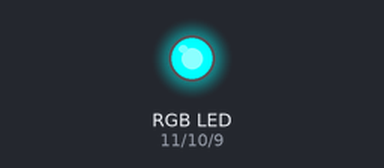
This sketch was run on a simulated Arduino Leonardo, built with avr-gcc and run on an emulated ATmega32U4. Shown: an RGB LED mixed from three pins (HIGH = lit).

Above: at 0.06 s.
At 3.9 s:
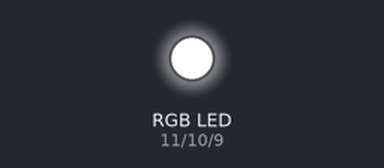
Timing chart, 0 to 6.9 s (numbered marks = the images above):
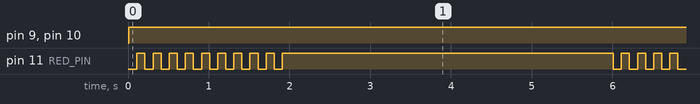

Measured:
- by itself, pin 9 (BLUE_PIN), pin 10 (GREEN_PIN): LOW → HIGH at 0.01 s
- by itself, pin 11 (RED_PIN): repeats every 6.0 s: 8 × (LOW 0.10 s, HIGH 0.10 s), LOW 0.10 s, HIGH 4.1 s, LOW 0.10 s, HIGH 0.10 s
- by itself, everything shown: repeats every 6.0 s, in 20 steps

The sketch:

Blinking.ino
```cpp
/*
reference
 http://www1.cpshs.hcc.edu.tw/cparduino/Arduino%20examples%20V2/ReadASCIIString.htm
 http://forum.arduino.cc/index.php?topic=22413.0
 */
//changing this code to reflect anode instead of cathode as in before

// First we'll define the pins by name to make the sketch
// easier to follow.

// Here's a new trick: putting the word "const" in front of a
// variable indicates that this is a "constant" value that will
// never change. (You don't have to do this, but if you do, the
// Arduino will give you a friendly warning if you accidentally
// try to change the value, so it's considered good form.)

const int RED_PIN = 11;
const int GREEN_PIN = 10;
const int BLUE_PIN = 9;

// This variable controls how fast we loop through the colors.
// (Try changing this to make the fading faster or slower.)
int DISPLAY_TIME = 100;  // In milliseconds


void setup()
{
  // Here we'll configure the Arduino pins we're using to
  // drive the LED to be outputs:

  pinMode(RED_PIN, OUTPUT);
  pinMode(GREEN_PIN, OUTPUT);
  pinMode(BLUE_PIN, OUTPUT);
  Serial.begin(9600);
  while (!Serial) // Wait untilSerial is ready - Leonardo
    Serial.println("Enter 0 or 1 for regular operation, else it's in lost mode!");
}


void loop()
{
  /*
  char mode = '2';
  // In this sketch, we'll start writing our own functions.
  // This makes the sketch easier to follow by dividing up
  // the sketch into sections, and not having everything in
  // setup() or loop().
  if (Serial.available())
  {
    mode = Serial.read();
    if (mode == '0')
      normalPattern();
    else if (mode == '1')
      blinkingPattern();
    else
      stolenPattern();
  }
  */
      //normalPattern();
      //blinkingPattern();
      stolenPattern();

}

void normalPattern()
{

  digitalWrite(RED_PIN, HIGH);
  digitalWrite(GREEN_PIN, HIGH);
  digitalWrite(BLUE_PIN, LOW);

  delay(DISPLAY_TIME);

}

void blinkingPattern()
{

  digitalWrite(RED_PIN, LOW);
  digitalWrite(GREEN_PIN, HIGH);
  digitalWrite(BLUE_PIN, LOW);

  delay(DISPLAY_TIME);

  // Off (all LEDs off):
  digitalWrite(RED_PIN, HIGH);
  digitalWrite(GREEN_PIN, HIGH);
  digitalWrite(BLUE_PIN, HIGH);

  delay(DISPLAY_TIME);
}

void stolenPattern()
{

  int check = 0;

  //total time in while loop
  //10*DISPLAY_TIME*2
  while (check < 10){
    // Red (turn just the red LED on):
    digitalWrite(RED_PIN, LOW);
    digitalWrite(GREEN_PIN, HIGH);
    digitalWrite(BLUE_PIN, HIGH);

    delay(DISPLAY_TIME);

    // Off (all LEDs off):
    digitalWrite(RED_PIN, HIGH);
    digitalWrite(GREEN_PIN, HIGH);
    digitalWrite(BLUE_PIN, HIGH);

    delay(DISPLAY_TIME);

    check++;
  }

  // Off (all LEDs off):
  digitalWrite(RED_PIN, HIGH);
  digitalWrite(GREEN_PIN, HIGH);
  digitalWrite(BLUE_PIN, HIGH);

  //turn off blinking for 4 seconds
  delay(4000);
}


// Below are two more functions we've written,
// showSpectrum() and showRGB().

// showRGB() displays a single color on the RGB LED.
// You call showRGB() with the number of a color you want
// to display.

// showSpectrum() steps through all the colors of the RGB LED,
// displaying a rainbow. showSpectrum() actually calls showRGB()
// over and over to do this.

// We'll often break tasks down into individual functions like
// this, which makes your sketches easier to follow, and once
// you have a handy function, you can reuse it in your other
// programs.


// showSpectrum()

// This function steps through all the colors of the RGB LED.
// It does this by stepping a variable from 0 to 768 (the total
// number of colors), and repeatedly calling showRGB() to display
// the individual colors.

// In this function, we're using a "for() loop" to step a variable
// from one value to another, and perform a set of instructions
// for each step. For() loops are a very handy way to get numbers
// to count up or down.

// Every for() loop has three statements separated by semicolons:

//   1. Something to do before starting

//   2. A test to perform; as long as it's true,
//      it will keep looping

//   3. Something to do after each loop (usually
//      increase a variable)

// For the for() loop below, these are the three statements:

//   1. x = 0;     Before starting, make x = 0.

//   2. x < 768;   While x is less than 768, run the
//                 following code.

//   3. x++        Putting "++" after a variable means
//                 "add one to it". (You can also use "x = x + 1")

// Every time you go through the loop, the statements following
// the loop (those within the brackets) will run.

// And when the test in statement 2 is finally false, the sketch
// will continue.


void showSpectrum()
{
  int x;  // define an integer variable called "x"

  // Now we'll use a for() loop to make x count from 0 to 767
  // (Note that there's no semicolon after this line!
  // That's because the for() loop will repeat the next
  // "statement", which in this case is everything within
  // the following brackets {} )

  for (x = 0; x < 768; x++)

    // Each time we loop (with a new value of x), do the following:

  {
    showRGB(x);  // Call RGBspectrum() with our new x
    delay(10);   // Delay for 10 ms (1/100th of a second)
  }
}


// showRGB()

// This function translates a number between 0 and 767 into a
// specific color on the RGB LED. If you have this number count
// through the whole range (0 to 767), the LED will smoothly
// change color through the entire spectrum.

// The "base" numbers are:
// 0   = pure red
// 255 = pure green
// 511 = pure blue
// 767 = pure red (again)

// Numbers between the above colors will create blends. For
// example, 640 is midway between 512 (pure blue) and 767
// (pure red). It will give you a 50/50 mix of blue and red,
// resulting in purple.

// If you count up from 0 to 767 and pass that number to this
// function, the LED will smoothly fade between all the colors.
// (Because it starts and ends on pure red, you can start over
// at 0 without any break in the spectrum).


void showRGB(int color)
{
  int redIntensity;
  int greenIntensity;
  int blueIntensity;

  // Here we'll use an "if / else" statement to determine which
  // of the three (R,G,B) zones x falls into. Each of these zones
  // spans 255 because analogWrite() wants a number from 0 to 255.

  // In each of these zones, we'll calculate the brightness
  // for each of the red, green, and blue LEDs within the RGB LED.

  if (color <= 255)          // zone 1
  {
    redIntensity = 255 - color;    // red goes from on to off
    greenIntensity = color;        // green goes from off to on
    blueIntensity = 0;             // blue is always off
  }
  else if (color <= 511)     // zone 2
  {
    redIntensity = 0;                     // red is always off
    greenIntensity = 255 - (color - 256); // green on to off
    blueIntensity = (color - 256);        // blue off to on
  }
  else // color >= 512       // zone 3
  {
    redIntensity = (color - 512);         // red off to on
    greenIntensity = 0;                   // green is always off
    blueIntensity = 255 - (color - 512);  // blue on to off
  }

  // Now that the brightness values have been set, command the LED
  // to those values

  analogWrite(RED_PIN, redIntensity);
  analogWrite(BLUE_PIN, blueIntensity);
  analogWrite(GREEN_PIN, greenIntensity);
}
```
